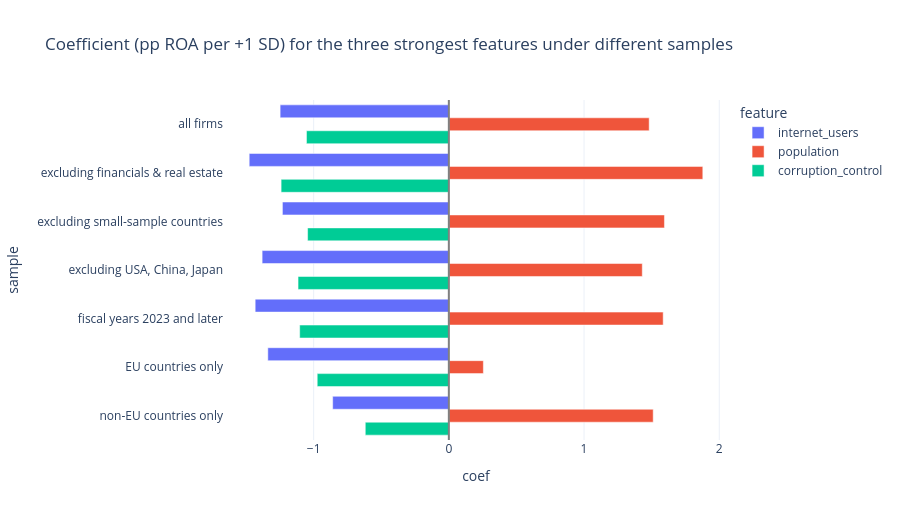

Notebook cell for this chart:
### Markdown cell above
### 3.5 Do the results hold up?
For the three strongest single features, re-estimate after removing parts of the sample. A real pattern should keep its sign and roughly its size.

### Code cell
top3 = one.index[:3].tolist()
scen = {
 "all firms": lambda d: d,
 "excluding financials & real estate": lambda d: d[~d.sector.isin(["Financial Services", "Real Estate"])],
 "excluding small-sample countries": lambda d: d[~d.iso3.isin(dim.index[dim.small_firm_sample])],
 "excluding USA, China, Japan": lambda d: d[~d.iso3.isin(["USA", "CHN", "JPN"])],
 "fiscal years 2023 and later": lambda d: d[d.fiscal_year >= 2023],
 "EU countries only": lambda d: d[d.iso3.isin(dim.index[dim.is_eu])],
 "non-EU countries only": lambda d: d[~d.iso3.isin(dim.index[dim.is_eu])],
}
rows = []
for f in top3:
    for name, flt in scen.items():
        d = flt(fy).dropna(subset=["roa_pp", "size_rank", f + "_z"])
        try:
            m = fit(f"roa_pp ~ {f}_z + {CONTROLS}", d)
            rows.append({"feature": f, "sample": name, "coef": m.params[f + "_z"], "p": m.pvalues[f + "_z"], "countries": d.iso3.nunique(), "firm-years": len(d)})
        except Exception as e:
            rows.append({"feature": f, "sample": name, "coef": np.nan, "p": np.nan, "countries": d.iso3.nunique(), "firm-years": len(d)})
rob = pd.DataFrame(rows)
fig = px.bar(rob, x="coef", y="sample", color="feature", barmode="group", orientation="h", hover_data=["p", "countries"],
             title="Coefficient (pp ROA per +1 SD) for the three strongest features under different samples", height=520)
fig.add_vline(x=0, line_color="grey"); fig.update_layout(yaxis_autorange="reversed")
fig.show()
rob.pivot(index="sample", columns="feature", values="coef").loc[list(scen)]

### Figure 1 — Plotly figure (JSON) as saved in the notebook; plotly's stock layout.template omitted (floating-point values rounded to 4 significant figures)
{"data": [{"alignmentgroup": "True", "customdata": [[3.306e-08, 34.0], [6.248e-09, 34.0], [1.243e-07, 29.0], [4.933e-13, 31.0], [4.552e-08, 34.0], [0.0248, 21.0], [0.006196, 13.0]], "hovertemplate": "feature=internet_users<br>coef=%{x}<br>sample=%{y}<br>p=%{customdata[0]}<br>countries=%{customdata[1]}<extra></extra>", "legendgroup": "internet_users", "marker": {"color": "#636efa", "pattern": {"shape": ""}}, "name": "internet_users", "offsetgroup": "internet_users", "orientation": "h", "showlegend": true, "textposition": "auto", "type": "bar", "x": [-1.248, -1.477, -1.231, -1.381, -1.432, -1.339, -0.8593], "xaxis": "x", "y": ["all firms", "excluding financials & real estate", "excluding small-sample countries", "excluding USA, China, Japan", "fiscal years 2023 and later", "EU countries only", "non-EU countries only"], "yaxis": "y"}, {"alignmentgroup": "True", "customdata": [[2.095e-06, 34.0], [4.51e-09, 34.0], [1.642e-06, 29.0], [1.828e-05, 31.0], [5.614e-07, 34.0], [0.4954, 21.0], [0.000365, 13.0]], "hovertemplate": "feature=population<br>coef=%{x}<br>sample=%{y}<br>p=%{customdata[0]}<br>countries=%{customdata[1]}<extra></extra>", "legendgroup": "population", "marker": {"color": "#EF553B", "pattern": {"shape": ""}}, "name": "population", "offsetgroup": "population", "orientation": "h", "showlegend": true, "textposition": "auto", "type": "bar", "x": [1.482, 1.878, 1.595, 1.431, 1.585, 0.2552, 1.511], "xaxis": "x", "y": ["all firms", "excluding financials & real estate", "excluding small-sample countries", "excluding USA, China, Japan", "fiscal years 2023 and later", "EU countries only", "non-EU countries only"], "yaxis": "y"}, {"alignmentgroup": "True", "customdata": [[2.266e-05, 34.0], [9.154e-05, 34.0], [2.763e-05, 29.0], [1.645e-05, 31.0], [1.653e-05, 34.0], [0.00123, 21.0], [0.1033, 13.0]], "hovertemplate": "feature=corruption_control<br>coef=%{x}<br>sample=%{y}<br>p=%{customdata[0]}<br>countries=%{customdata[1]}<extra></extra>", "legendgroup": "corruption_control", "marker": {"color": "#00cc96", "pattern": {"shape": ""}}, "name": "corruption_control", "offsetgroup": "corruption_control", "orientation": "h", "showlegend": true, "textposition": "auto", "type": "bar", "x": [-1.053, -1.241, -1.045, -1.115, -1.103, -0.9736, -0.6181], "xaxis": "x", "y": ["all firms", "excluding financials & real estate", "excluding small-sample countries", "excluding USA, China, Japan", "fiscal years 2023 and later", "EU countries only", "non-EU countries only"], "yaxis": "y"}], "layout": {"barmode": "group", "height": 520, "legend": {"title": {"text": "feature"}, "tracegroupgap": 0}, "shapes": [{"line": {"color": "grey"}, "type": "line", "x0": 0, "x1": 0, "xref": "x", "y0": 0, "y1": 1, "yref": "y domain"}], "title": {"text": "Coefficient (pp ROA per +1 SD) for the three strongest features under different samples"}, "xaxis": {"anchor": "y", "domain": [0.0, 1.0], "title": {"text": "coef"}}, "yaxis": {"anchor": "x", "autorange": "reversed", "domain": [0.0, 1.0], "title": {"text": "sample"}}}}
